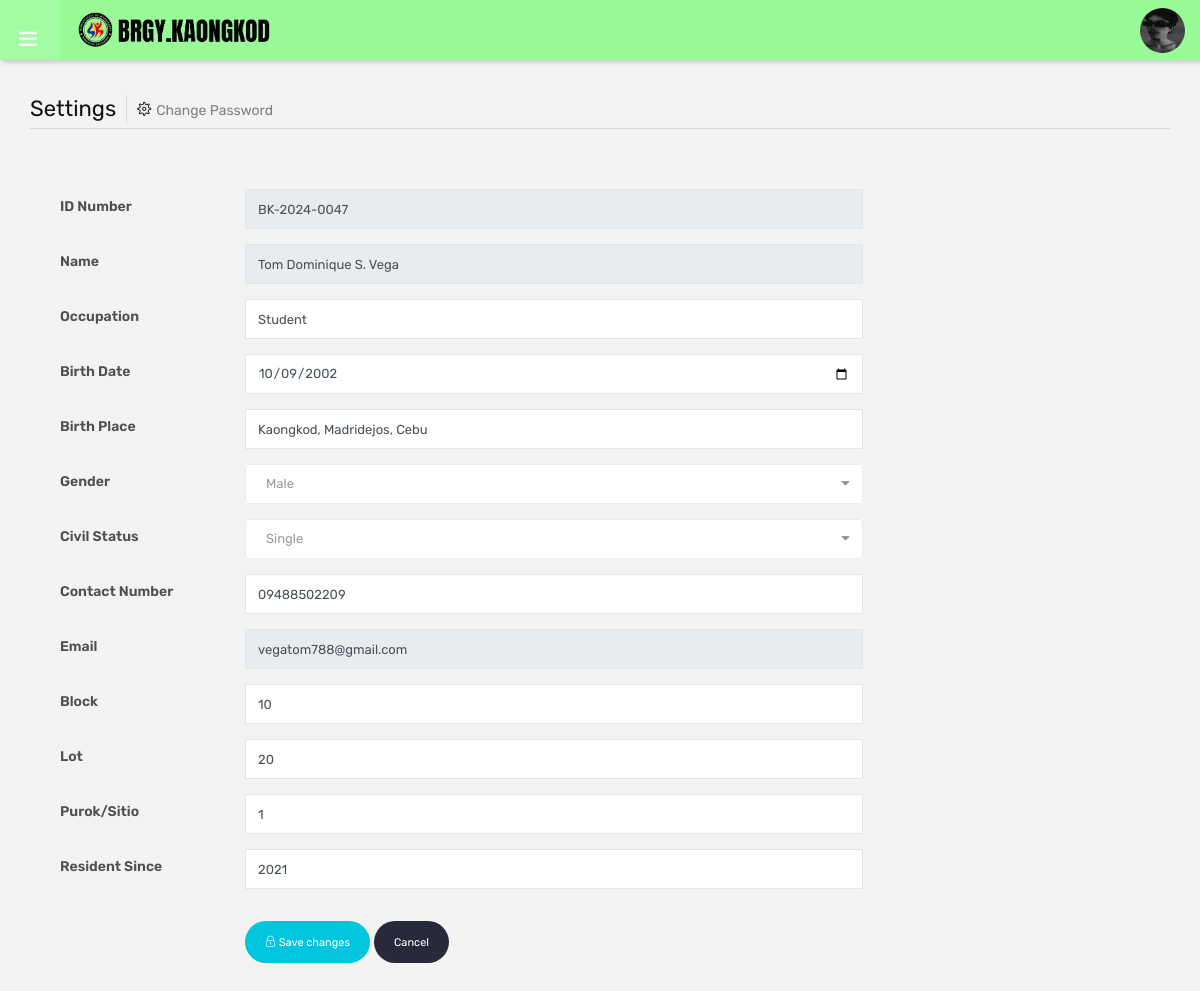
Screenshot of /residents/update-profile.php (signed in) with the database file from the repository.
### tables this page shows
CREATE TABLE `residents` (
  `id` int(11) NOT NULL,
  `id_number` varchar(50) NOT NULL,
  `fname` varchar(200) NOT NULL,
  `mname` varchar(200) NOT NULL,
  `lname` varchar(200) NOT NULL,
  `gender` varchar(20) NOT NULL,
  `civil_status` varchar(50) NOT NULL,
  `email` varchar(50) NOT NULL,
  `password` varchar(65) NOT NULL,
  `contact_number` varchar(50) NOT NULL,
  `address` varchar(500) NOT NULL,
  `address2` varchar(100) DEFAULT NULL,
  `resident_since` varchar(100) DEFAULT NULL,
  `birth_date` date DEFAULT NULL,
  `ext` varchar(200) DEFAULT NULL,
  `address3` varchar(200) DEFAULT NULL,
  `birth_place` varchar(200) DEFAULT NULL,
  `occupation` varchar(200) DEFAULT NULL,
  `status` int(11) NOT NULL,
  `verified` int(11) NOT NULL,
  `email_verif` int(11) DEFAULT NULL,
  `date_registered` datetime NOT NULL,
  `resident_status` varchar(50) DEFAULT NULL,
  `photo` varchar(200) DEFAULT NULL
);

### global/model.php (called while the page is built, shortened)
<?php
	Class Model {
		private $server = "127.0.0.1:3306";
		private $username = "u510162695_kaongkod";
		private $password = "1Kaongkod";
		private $dbname = "u510162695_kaongkod";
		private $conn;
		public function __construct() {
			try {
				$this->conn = new mysqli($this->server, $this->username, $this->password, $this->dbname);
			} catch (Exception $e) {
				echo "Connection failed" . $e->getMessage();
			}
		}
		public function displayDepartment2($id) {
			$data = null;
			$query = "SELECT * FROM residents WHERE id = ?";
			if($stmt = $this->conn->prepare($query)) {
				$stmt->bind_param("i", $id);
				$stmt->execute();
				$result = $stmt->get_result();
				while ($row = $result->fetch_assoc()) {
					$data[] = $row;
				}
			}
			return $data;
		}
	}
?>

### residents/department.php (called while the page is built, shortened)
<?php
	$department = $model->displayDepartment2($_SESSION['sess2']);
	if (!empty($department)) {
		foreach ($department as $dep) {
			$r_id_number = $dep['id_number'];
			$r_fname = $dep['fname'];
			$r_mname = $dep['mname'];
			$r_lname = $dep['lname'];
			$r_ext = $dep['ext'];
			$r_gender = $dep['gender'];
			$r_email = $dep['email'];
			$r_contact = $dep['contact_number'];
			$r_occupation = $dep['occupation'];
			$r_civil_status = $dep['civil_status'];
			$r_birth_date = $dep['birth_date'];
			$r_birth_place = $dep['birth_place'];
			$r_address = $dep['address'];
			$r_address2 = $dep['address2'];
			$r_address3 = $dep['address3'];
			$r_resident_since = $dep['resident_since'];
			$photo = $dep['photo'];
														if ($photo == '') {
															$photo = 'default';
    													}
    													else {
    														$photo = $dep['photo'];
    													}
		}
	}
?>

### residents/update-profile.php (the view, shortened to what this page needs)
<?php
	include('../global/model.php');
	$model = new Model();
	include('department.php');
?>
<!DOCTYPE html>
<html lang="en">
	<head>
		<link rel="stylesheet" type="text/css" href="../dashboard/assets/css/assets.css">
		<link rel="stylesheet" type="text/css" href="../dashboard/assets/vendors/calendar/fullcalendar.css">
		<link rel="stylesheet" type="text/css" href="../dashboard/assets/css/typography.css">
		<link rel="stylesheet" type="text/css" href="../dashboard/assets/css/shortcodes/shortcodes.css">
		<link rel="stylesheet" type="text/css" href="../dashboard/assets/css/style.css">
		<link rel="stylesheet" type="text/css" href="../dashboard/assets/css/dashboard.css">
	</head>
	<body class="ttr-opened-sidebar ttr-pinned-sidebar" style="background-color: #F3F3F3;">
		<?php include 'navbar.php'; ?>
		<main class="ttr-wrapper" style="background-color: #F3F3F3;">
			<div class="container-fluid">
				<div class="db-breadcrumb">
					<h4 class="breadcrumb-title">Settings</h4>
					<ul class="db-breadcrumb-list">
						<li><i class="ti-settings"></i>Change Password</li>
					</ul>
				</div>
				<div class="row">
							<div class="col-lg-12 m-b30">
										<form class="edit-profile" method="POST">
											<div class="">
												<div class="form-group row">
													<label class="col-sm-2 col-form-label">ID Number</label>
													<div class="col-sm-7">
														<input class="form-control" type="text" value="<?php echo $r_id_number; ?>" readonly>
													</div>
												</div>
												<div class="form-group row">
													<label class="col-sm-2 col-form-label">Name</label>
													<div class="col-sm-7">
														<input class="form-control" type="text" value="<?php echo $r_fname.' '.$r_mname.' '.$r_lname.' '.$r_ext; ?>" readonly>
													</div>
												</div>
												<div class="form-group row">
													<label class="col-sm-2 col-form-label">Occupation</label>
													<div class="col-sm-7">
														<input class="form-control" type="text" name="occupation" value="<?php echo $r_occupation; ?>" required>
													</div>
												</div>
												<div class="form-group row">
													<label class="col-sm-2 col-form-label">Birth Date</label>
													<div class="col-sm-7">
														<input class="form-control" type="date" name="birth-date" value="<?php echo $r_birth_date; ?>" required>
													</div>
												</div>
												<div class="form-group row">
													<label class="col-sm-2 col-form-label">Birth Place</label>
													<div class="col-sm-7">
														<input class="form-control" type="text" name="birth-place" value="<?php echo $r_birth_place; ?>" required>
													</div>
												</div>
												<div class="form-group row">
													<label class="col-sm-2 col-form-label">Gender</label>
													<div class="col-sm-7">
														<select class="form-control" name="gender" required>
															<option value="Male" <?php if ($r_gender == 'Male') { echo 'selected'; } ?>>Male</option>
														</select>
													</div>
												</div>
												<div class="form-group row">
													<label class="col-sm-2 col-form-label">Civil Status</label>
													<div class="col-sm-7">
														<select class="form-control" name="civil_status" required>
															<option value="Single" <?php if ($r_civil_status == 'Single') { echo 'selected'; } ?>>Single</option>
														</select>
													</div>
												</div>
												<div class="form-group row">
													<label class="col-sm-2 col-form-label">Contact Number</label>
													<div class="col-sm-7">
														<input class="form-control" type="text" name="contact-number" value="<?php echo $r_contact; ?>" required>
													</div>
												</div>
												<div class="form-group row">
													<label class="col-sm-2 col-form-label">Email</label>
													<div class="col-sm-7">
														<input class="form-control" type="text" name="email" value="<?php echo $r_email; ?>" readonly>
													</div>
												</div>
												<div class="form-group row">
													<label class="col-sm-2 col-form-label">Block</label>
													<div class="col-sm-7">
														<input class="form-control" type="text" name="block" value="<?php echo $r_address; ?>" required>
													</div>
												</div>
												<div class="form-group row">
													<label class="col-sm-2 col-form-label">Lot</label>
													<div class="col-sm-7">
														<input class="form-control" type="text" name="lot" value="<?php echo $r_address2; ?>" required>
													</div>
												</div>
												<div class="form-group row">
													<label class="col-sm-2 col-form-label">Purok/Sitio</label>
													<div class="col-sm-7">
														<input class="form-control" type="text" name="purok" value="<?php echo $r_address3; ?>" required>
													</div>
												</div>
												<div class="form-group row">
													<label class="col-sm-2 col-form-label">Resident Since</label>
													<div class="col-sm-7">
														<input class="form-control" type="text" name="resident-since" value="<?php echo $r_resident_since; ?>" required>
													</div>
												</div>
											</div>
											<div class="row">
												<div class="col-sm-2">
												</div>
												<div class="col-sm-7">
													<label class="col-sm-2 col-form-label" id="message"></label><br>
													<button name="save_pass" type="submit" class="btn blue radius-xl" style="color: white;"><i class="ti-lock"></i> Save changes</button>
													<a href="homepage" class="btn-secondry radius-xl"><i class="ti-arrow-left"></i> Cancel</a>
												</div>
											</div>
										</form>
							</div>
						</div>
			</div>
		</main>
	</body>
</html>

### residents/navbar.php (shortened to what this page needs)
<header class="ttr-header">
	<div class="ttr-header-wrapper">
		<div class="ttr-toggle-sidebar ttr-material-button">
			<i class="ti-menu ttr-close-icon"></i>
		</div>
		<div class="ttr-logo-box">
			<div>
				<a href="homepage" class="ttr-logo">
					<img alt="" class="ttr-logo-desktop" src="../assets/images/3r.png" style="width: 200px; height: 36px;">
				</a>
			</div>
		</div>
		<div class="ttr-header-right ttr-with-seperator">
			<ul class="ttr-header-navigation">
				<li>
					<a href="#" class="ttr-material-button ttr-submenu-toggle"><img src="../assets/images/profile-pictures/<?php echo $photo; ?>.jpg" style="height: 45px; width: 45px;border-radius: 50%;"></a>
				</li>
			</ul>
		</div>
	</div>
</header>

### dashboard/assets/css/typography.css (style rules this page uses)
body { background-color: #fff; font-family: Rubik; font-size: 16px; font-weight: 400; color:#505050; padding: 0; margin: 0; overflow-x: hidden; -webkit-font-smoothing: antialiased; font-smoothing: antialiased; -moz-osx-font-smoothing: grayscale; scroll-behavior: smooth; }
a { color: #6f6f6f; outline: 0 none; text-decoration: none; }
img { border-style: none; height: auto; max-width: 100%; vertical-align: middle; }
section, article, aside, details, figcaption, figure, footer, header, hgroup, main, menu, nav, summary { display: block; }
p, address, pre, hr, ul, ol, dl, dd, table { margin-bottom: 24px; }
h1, h2, h3, h4, h5, h6 { color: #111111; font-family: rubik; margin-top:0; }
h4 { font-size: 22px; line-height: 28px; margin-bottom: 15px; font-weight: 500; }
dl, ul, ol { list-style-position: outside; padding: 0; }
ul, ol { margin-bottom: 24px; }
ul li, ol li { padding: 0; }
.m-b30 { margin-bottom: 30px; }

### dashboard/assets/css/style.css (style rules this page uses)
.edit-profile .col-form-label { font-size:14px; }
.edit-profile { padding:30px; }
.edit-profile .form-group { margin-bottom: 15px; }

### dashboard/assets/css/shortcodes/form.css (style rules this page uses)
.btn, .panel, .form-control, .img-thumbnail, .panel-head ing, .dropdown-menu, .panel-group .panel, .nav-tabs > li > a, .modal-content, .navbar-toggler, .nav-pills > li > a, .pager li > a, .pager li > span, .well, .alert, .list-group-item:first-child, .list-group-item:last-child, .input-group-addon, .btn-group-divides > .btn:not(:first-child):not(:last-child):not(.dropdown-toggle), .btn-group-divides > .btn:last-child:not(:first-child), .btn-group > .dropdown-toggle:not(:first-child), .ttr-booking-form .ttr-extra-services li .feature-box-lg, .ttr-booking-form .ttr-extra-services li.active .feature-box-lg:after, .widget_tag_cloud a, .searchform input[type="text"], .searchform input[type="submit"], ol.comment-list li.comment .comment-body { -webkit-border-radius: 0; -moz-border-radius: 0; border-radius: 0; }
a, .ttr-box, .btn, .form-control, .ov-box, .overlay-icon li a i, .feature-box-xl, .feature-box-lg, .feature-box-md, .feature-box-sm, .feature-box-xs, .navbar-toggler, .menu-logo, .menu-links .nav > li > a, .secondary-menu { -webkit-transition: all 0.2s linear; -moz-transition: all 0.2s linear; -ms-transition: all 0.2s linear; -o-transition: all 0.2s linear; transition: all 0.2s linear; }
button { outline:none !important; cursor:pointer; }
label { font-weight: 600; margin-bottom: 10px; }
.form-group { margin-bottom: 25px; }
.form-control { border-color: #e1e6eb; box-shadow: none; height: 40px; font-size: 13px; line-height: 20px; padding: 9px 12px; }

### dashboard/assets/css/shortcodes/button.css (style rules this page uses)
.btn { -moz-user-select: none; border: 1px solid rgba(0, 0, 0, 0); border-radius: 4px; display: inline-block; font-size: 16px; font-weight: 400; line-height: 1.25; padding: 8px 16px; text-align: center; transition: all 0.2s ease-in-out 0s; vertical-align: middle; white-space: nowrap; }
.btn, .btn-secondry { color: #fff; padding: 10px 20px; display: inline-block; font-size: 11px; outline: none; cursor: pointer; outline: none; border-width: 0; border-style: solid; border-color: transparent; line-height: 1.42857; border-radius: 3px; font-weight: 400; text-align:center; font-family: rubik; }
.btn { background-color: #EFBB20; }
.btn-secondry { background-color: #282A3C; }
.radius-xl { border-radius: 100px; -webkit-border-radius: 100px; }
.btn.blue { background-color: #00c5dc; color: #fff; }

### rows the page displays
residents: photo (picture), id_number "BK-2024-0047", fname+mname+lname "Tom Dominique S. Vega", occupation "Student", birth-date "10/09/2002", birth-place "Kaongkod, Madridejos, Cebu", contact-number "09488502209", email "vegatom788@gmail.com", block "10", lot "20", purok "1", resident-since "2021"
